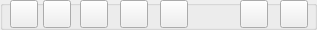
            <widget class="QGroupBox" name="groupBox_coding_buttons">
             <property name="minimumSize">
              <size>
               <width>0</width>
               <height>30</height>
              </size>
             </property>
             <property name="maximumSize">
              <size>
               <width>16777215</width>
               <height>30</height>
              </size>
             </property>
             <property name="title">
              <string/>
             </property>
             <widget class="QPushButton" name="pushButton_show_all_codings">
              <property name="geometry">
               <rect>
                <x>120</x>
                <y>0</y>
                <width>28</width>
                <height>28</height>
               </rect>
              </property>
              <property name="toolTip">
               <string>Show all codings</string>
              </property>
              <property name="text">
               <string/>
              </property>
             </widget>
             <widget class="QPushButton" name="pushButton_show_codings_prev">
              <property name="geometry">
               <rect>
                <x>43</x>
                <y>0</y>
                <width>28</width>
                <height>28</height>
               </rect>
              </property>
              <property name="toolTip">
               <string>Show previous coding of selected code</string>
              </property>
              <property name="text">
               <string/>
              </property>
             </widget>
             <widget class="QPushButton" name="pushButton_show_codings_next">
              <property name="geometry">
               <rect>
                <x>80</x>
                <y>0</y>
                <width>28</width>
                <height>28</height>
               </rect>
              </property>
              <property name="toolTip">
               <string>Show next coding of selected code.</string>
              </property>
              <property name="text">
               <string/>
              </property>
             </widget>
             <widget class="QPushButton" name="pushButton_important">
              <property name="geometry">
               <rect>
                <x>160</x>
                <y>0</y>
                <width>28</width>
                <height>28</height>
               </rect>
              </property>
              <property name="toolTip">
               <string>Show codings flagged important</string>
              </property>
              <property name="text">
               <string/>
              </property>
             </widget>
             <widget class="QLabel" name="label_code">
              <property name="geometry">
               <rect>
                <x>200</x>
                <y>0</y>
                <width>28</width>
                <height>28</height>
               </rect>
              </property>
              <property name="toolTip">
               <string>Right click below to create new codes and categories</string>
              </property>
              <property name="text">
               <string/>
              </property>
              <property name="wordWrap">
               <bool>true</bool>
              </property>
             </widget>
             <widget class="QPushButton" name="pushButton_find_code">
              <property name="geometry">
               <rect>
                <x>10</x>
                <y>0</y>
                <width>28</width>
                <height>28</height>
               </rect>
              </property>
              <property name="toolTip">
               <string>Find code</string>
              </property>
              <property name="text">
               <string/>
              </property>
             </widget>
             <widget class="QPushButton" name="pushButton_clear_filter_code">
              <property name="geometry">
               <rect>
                <x>240</x>
                <y>0</y>
                <width>28</width>
                <height>28</height>
               </rect>
              </property>
              <property name="toolTip">
               <string>Clear code filter</string>
              </property>
              <property name="text">
               <string/>
              </property>
             </widget>
             <widget class="QPushButton" name="pushButton_toggle_margin_highlight">
              <property name="geometry">
               <rect>
                <x>280</x>
                <y>0</y>
                <width>28</width>
                <height>28</height>
               </rect>
              </property>
              <property name="toolTip">
               <string>Toggle code stripes margin</string>
              </property>
              <property name="text">
               <string/>
              </property>
             </widget>
            </widget>
